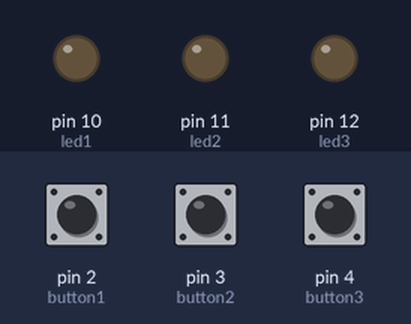
Bench run of a sketch on a simulated Arduino Uno, built with avr-gcc and run on an emulated ATmega328P. Shown: output pins drawn as LEDs (lit = HIGH). Inputs (shaded band) come from the test bench; at power-on: pin 2 (button1) LOW, pin 3 (button2) LOW, pin 4 (button3) LOW.

Above: at 1.2 s.
1.3 s: pin 2 (button1) pulled HIGH for 0.15 s
At 1.37 s:
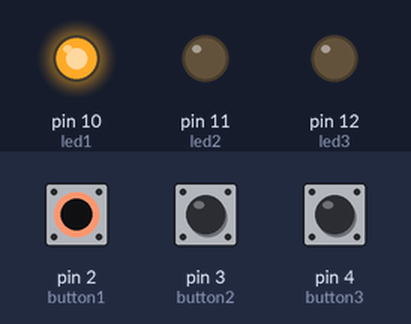
2.9 s: pin 3 (button2) pulled HIGH for 0.15 s
At 2.97 s:
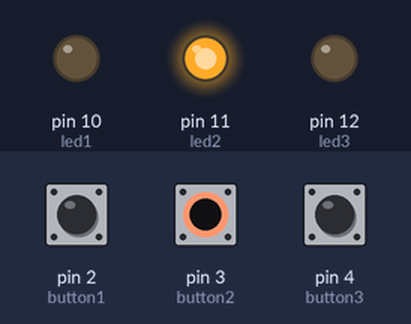
4.5 s: pin 4 (button3) pulled HIGH for 0.15 s
At 4.57 s:
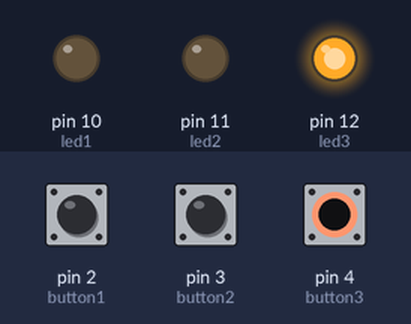
6.1 s: pin 4 (button3) pulled HIGH for 3.2 s
At 9.6 s:
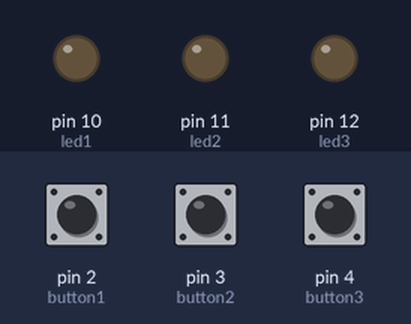
10.8 s: pin 2 (button1) pulled HIGH for 3.2 s
At 12.0 s:
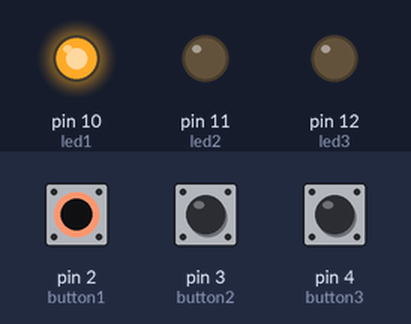
15.5 s: pin 2 (button1) driven HIGH and pin 3 (button2) driven HIGH
At 16.7 s:
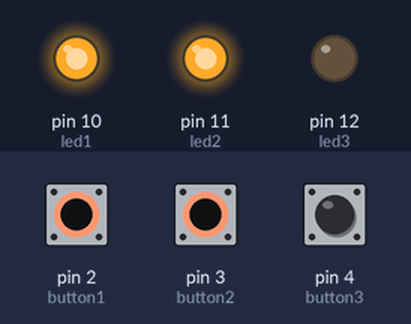
Timing chart, 0 to 18.0 s (numbered marks = the images above; inputs shaded):
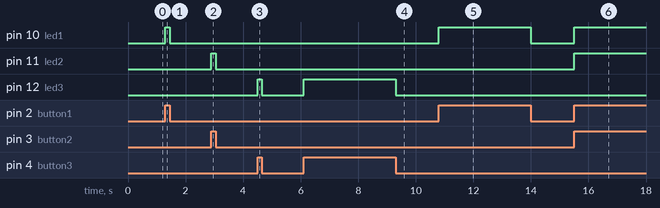

Measured:
- after the input at 1.3 s, pin 10 (led1): LOW → HIGH at once, → LOW 0.15 s later
- after the input at 2.9 s, pin 11 (led2): LOW → HIGH at once, → LOW 0.15 s later
- after the input at 4.5 s, pin 12 (led3): LOW → HIGH at once, → LOW 0.15 s later
- after the input at 6.1 s, pin 12 (led3): LOW → HIGH at once, → LOW 3.2 s later
- after the input at 10.8 s, pin 10 (led1): LOW → HIGH at once, → LOW 3.2 s later
- after the input at 15.5 s, pin 10 (led1), pin 11 (led2): LOW → HIGH at once

The sketch:

magnificent_robo1__2_.ino
```cpp
const int button1 = 2;
const int button2 = 3;
const int button3 = 4;

const int led1 = 10;
const int led2 = 11;
const int led3 = 12;

void setup() {
  pinMode(button1, INPUT);
  pinMode(button2, INPUT);
  pinMode(button3, INPUT);

  pinMode(led1, OUTPUT);
  pinMode(led2, OUTPUT);
  pinMode(led3, OUTPUT);
}

void loop() {
  digitalWrite(led1, digitalRead(button1));
  digitalWrite(led2, digitalRead(button2));
  digitalWrite(led3, digitalRead(button3));
}
```
